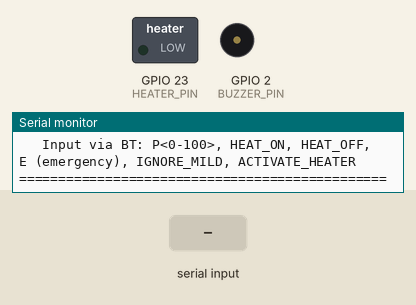
The sketch below on a simulated ESP32. Shown: switched loads named in the sketch (green lamp = pin HIGH), buzzer (waves = sounding, pin HIGH), the last lines printed to the serial monitor. Dashed ring = blinking. The test bench sets the inputs (shaded band). Nothing arrives over Bluetooth unless stated.

Above: at 1.2 s.
1.3 s: "T,45\n" received over Serial
At 1.69 s:
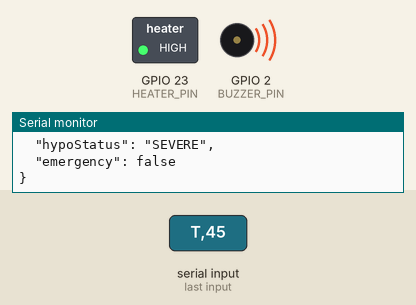
4.3 s: "IGNORE_MILD\n" received over the second serial link
At 4.68 s:
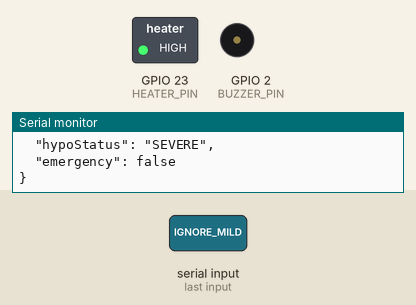
7.3 s: "P90\n" received over the second serial link
At 13.2 s:
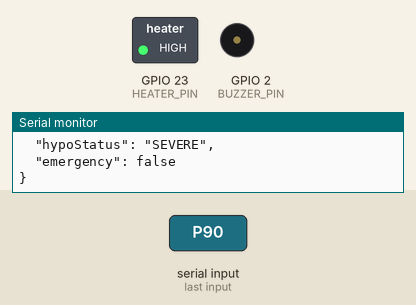
Timing chart, 0 to 14.7 s (numbered marks = the images above; inputs shaded):
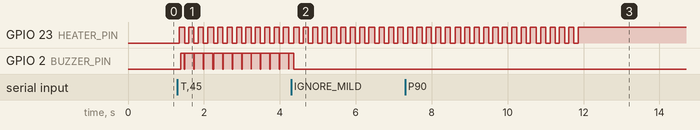

The sketch:

tesHeating_withDummy.ino
```cpp
#include "BluetoothSerial.h"
#include "freertos/FreeRTOS.h"
#include "freertos/task.h"

// =================================
//      PIN & KONFIGURASI
// =================================
#define BUZZER_PIN 2
#define HEATER_PIN 23

// =================================
//      OBJEK & STATUS
// =================================

BluetoothSerial BTSerial;
TaskHandle_t buzzerTaskHandle = NULL;

// Enum untuk status hipotermia
enum HypoStatus { NORMAL, MILD, SEVERE };
HypoStatus currentStatus = NORMAL;

// Variabel data sensor
float bodyTemp = 37.0;
float ambientTemp = 25.0;

// Variabel data GPS (dummy)
float gpsLat = -6.9175; // Contoh: Bandung
float gpsLon = 107.6191;

// Status emergency & pemanas
bool emergencyTriggered = false;
int heaterPowerPercentage = 0;
int lastHeaterPowerPercentage = 50; // Menyimpan setelan daya terakhir, default 50%
bool isHeaterOn = false; // Status ON/OFF pemanas
uint32_t lastMildIgnoreTime = 0;
bool mildIgnored = false;

// Pengaturan waktu
uint32_t lastDataSendTime = 0;
const uint32_t DATA_SEND_INTERVAL_MS = 2000; // Kirim data setiap 2 detik

// Variabel untuk deteksi pemulihan
const int RECOVERY_WINDOW_SECONDS = 20;
float tempHistory[RECOVERY_WINDOW_SECONDS];
int historyIndex = 0;
uint32_t lastHistoryUpdateTime = 0;

// =================================
//      FUNGSI-FUNGSI BUZZER
// =================================

void buzzerLoop(void *parameter) {
  int pattern = *((int*)parameter);
  while (1) {
    if (pattern == 1) { // Pola MILD: Beep setiap 2 detik
      digitalWrite(BUZZER_PIN, HIGH);
      vTaskDelay(200 / portTICK_PERIOD_MS);
      digitalWrite(BUZZER_PIN, LOW);
      vTaskDelay(1800 / portTICK_PERIOD_MS);
    } else if (pattern == 2) { // Pola SEVERE/EMERGENCY: Beep cepat
      digitalWrite(BUZZER_PIN, HIGH);
      vTaskDelay(100 / portTICK_PERIOD_MS);
      digitalWrite(BUZZER_PIN, LOW);
      vTaskDelay(100 / portTICK_PERIOD_MS);
    } else { // Pola tidak diketahui, matikan
      digitalWrite(BUZZER_PIN, LOW);
      vTaskDelete(buzzerTaskHandle);
    }
  }
}

void startBuzzer(int pattern) {
  if (buzzerTaskHandle != NULL) {
    vTaskDelete(buzzerTaskHandle);
  }
  static int task_pattern;
  task_pattern = pattern;
  xTaskCreate(
    buzzerLoop,
    "BuzzerTask",
    1000,
    &task_pattern,
    1,
    &buzzerTaskHandle
  );
  Serial.printf("[BUZZER] Pola %d diaktifkan.\n", pattern);
}

void stopBuzzer() {
  if (buzzerTaskHandle != NULL) {
    vTaskDelete(buzzerTaskHandle);
    buzzerTaskHandle = NULL;
  }
  digitalWrite(BUZZER_PIN, LOW);
  Serial.println("[BUZZER] Buzzer dimatikan.");
}


// =================================
//      FUNGSI SETUP
// =================================
void setup() {
  Serial.begin(115200);
  BTSerial.begin("JaketPemanas_ESP32");

  pinMode(BUZZER_PIN, OUTPUT);
  pinMode(HEATER_PIN, OUTPUT);

  setHeaterPower(0);

  for (int i = 0; i < RECOVERY_WINDOW_SECONDS; i++) {
    tempHistory[i] = 37.0;
  }

  Serial.println("\n===============================================");
  Serial.println("Sistem Kontrol Jaket Pemanas Siap.");
  Serial.println("-----------------------------------------------");
  Serial.println("-> Input via Serial Monitor:");
  Serial.println("   - Suhu Tubuh: T<nilai>");
  Serial.println("   - Suhu Lingkungan: L<nilai>");
  Serial.println("   - Kontrol: HEAT_ON, HEAT_OFF");
  Serial.println("-----------------------------------------------");
  Serial.println("-> Perangkat Bluetooth siap: 'JaketPemanas_ESP32'");
  Serial.println("   Input via BT: P<0-100>, HEAT_ON, HEAT_OFF, E (emergency), IGNORE_MILD, ACTIVATE_HEATER");
  Serial.println("===============================================");
}

// =================================
//      FUNGSI LOOP UTAMA
// =================================
void loop() {
  handleAppInput();
  handleSerialMonitorInput();
  checkHypothermiaStatus();

  if (millis() - lastDataSendTime >= DATA_SEND_INTERVAL_MS) {
    sendDataToApp();
    lastDataSendTime = millis();
  }

  if (millis() - lastHistoryUpdateTime >= 1000) {
    tempHistory[historyIndex] = bodyTemp;
    historyIndex = (historyIndex + 1) % RECOVERY_WINDOW_SECONDS;
    lastHistoryUpdateTime = millis();
  }

  delay(100);
}

// =================================
//      FUNGSI-FUNGSI PEMBANTU
// =================================

void setHeaterPower(int powerPercent) {
  powerPercent = constrain(powerPercent, 0, 100);
  heaterPowerPercentage = powerPercent;

  if (powerPercent > 0) {
    isHeaterOn = true;
    lastHeaterPowerPercentage = powerPercent;
  } else {
    isHeaterOn = false;
  }

  int dutyCycle = map(heaterPowerPercentage, 0, 100, 0, 255);
  analogWrite(HEATER_PIN, dutyCycle);
  Serial.printf("[INFO] Pemanas diatur ke %d%%. Status: %s. (Setting terakhir: %d%%)\n", heaterPowerPercentage, isHeaterOn ? "ON" : "OFF", lastHeaterPowerPercentage);
}

void handleAppInput() {
  if (BTSerial.available() > 0) {
    String input = BTSerial.readStringUntil('\n');
    input.trim();
    input.toUpperCase();
    Serial.printf("[BT_IN] Diterima: %s\n", input.c_str());

    if (input.startsWith("E")) {
      emergencyTriggered = true;
      Serial.println("[ALERT] Tombol darurat diaktifkan via App!");
      startBuzzer(2); // Pola buzzer cepat
      sendDataToApp();
      emergencyTriggered = false;
      return;
    }

    if (input == "IGNORE_MILD") {
        if (currentStatus == MILD) {
            stopBuzzer();
            mildIgnored = true;
            lastMildIgnoreTime = millis();
            String jsonResponse = "{\"status\":\"OK\",\"message\":\"Peringatan MILD diabaikan.\"}";
            BTSerial.println(jsonResponse);
        } else {
            String jsonResponse = "{\"status\":\"ERROR\",\"message\":\"Tidak ada peringatan MILD yang aktif.\"}";
            BTSerial.println(jsonResponse);
        }
        return;
    }

    if (input == "ACTIVATE_HEATER") {
        if (currentStatus == MILD) {
            setHeaterPower(lastHeaterPowerPercentage);
            stopBuzzer();
            mildIgnored = false; // User took action, so reset ignore
            String jsonResponse = "{\"status\":\"OK\",\"message\":\"Pemanas diaktifkan sesuai permintaan.\"}";
            BTSerial.println(jsonResponse);
        } else {
            String jsonResponse = "{\"status\":\"ERROR\",\"message\":\"Perintah hanya berlaku pada status MILD.\"}";
            BTSerial.println(jsonResponse);
        }
        return;
    }

    if (input == "HEAT_ON") {
      if (currentStatus != SEVERE) {
        setHeaterPower(lastHeaterPowerPercentage);
        String jsonResponse = "{\"status\":\"OK\",\"message\":\"Heater ON to " + String(lastHeaterPowerPercentage) + "%%\"}";
        BTSerial.println(jsonResponse);
      } else {
        Serial.println("[WARN] Perintah HEAT_ON ditolak. Status SEVERE aktif.");
        String jsonResponse = "{\"status\":\"ERROR\",\"message\":\"Command denied in SEVERE state.\"}";
        BTSerial.println(jsonResponse);
      }
      return;
    }

    if (input == "HEAT_OFF") {
      if (currentStatus != SEVERE) {
        setHeaterPower(0);
        String jsonResponse = "{\"status\":\"OK\",\"message\":\"Heater OFF\"}";
        BTSerial.println(jsonResponse);
      } else {
        Serial.println("[WARN] Perintah HEAT_OFF ditolak. Status SEVERE aktif.");
        String jsonResponse = "{\"status\":\"ERROR\",\"message\":\"Command denied in SEVERE state.\"}";
        BTSerial.println(jsonResponse);
      }
      return;
    }

    if (input.startsWith("P")) {
      int powerValue = input.substring(1).toInt();
      if (currentStatus != SEVERE) {
        setHeaterPower(powerValue);
        String jsonResponse = "{\"status\":\"OK\",\"message\":\"Heater power set to " + String(powerValue) + "%%\"}";
        BTSerial.println(jsonResponse);
      } else {
        Serial.println("[WARN] Pengaturan manual ditolak. Status SEVERE aktif.");
        String jsonResponse = "{\"status\":\"ERROR\",\"message\":\"Manual control denied in SEVERE state.\"}";
        BTSerial.println(jsonResponse);
      }
      return;
    }
  }
}

void handleSerialMonitorInput() {
  if (Serial.available() > 0) {
    String input = Serial.readStringUntil('\n');
    input.trim();
    input.toUpperCase();
    Serial.printf("[SERIAL_IN] Diterima: %s\n", input.c_str());

    if (input == "HEAT_ON") {
      if (currentStatus != SEVERE) {
        setHeaterPower(lastHeaterPowerPercentage);
      } else {
        Serial.println("[WARN] Perintah HEAT_ON ditolak. Status SEVERE aktif.");
      }
      return;
    }

    if (input == "HEAT_OFF") {
      if (currentStatus != SEVERE) {
        setHeaterPower(0);
      } else {
        Serial.println("[WARN] Perintah HEAT_OFF ditolak. Status SEVERE aktif.");
      }
      return;
    }

    if (input.startsWith("T")) {
      bodyTemp = input.substring(1).toFloat();
      Serial.printf("[SERIAL_IN] Suhu Tubuh diperbarui: %.2f C\n", bodyTemp);
    } else if (input.startsWith("L")) {
      ambientTemp = input.substring(1).toFloat();
      Serial.printf("[SERIAL_IN] Suhu Lingkungan diperbarui: %.2f C\n", ambientTemp);
    }
  }
}

void checkHypothermiaStatus() {
  HypoStatus lastStatus = currentStatus;

  if (bodyTemp < 32.0) {
    currentStatus = SEVERE;
  } else if (bodyTemp < 36.0) {
    if (currentStatus != SEVERE) {
       currentStatus = MILD;
    }
  } else {
    currentStatus = NORMAL;
  }

  if (currentStatus != lastStatus) {
    Serial.printf("[STATUS] Perubahan: %s -> %s\n", statusToString(lastStatus), statusToString(currentStatus));
    switch (currentStatus) {
      case NORMAL:
        stopBuzzer();
        setHeaterPower(0);
        mildIgnored = false; // Reset ignore status on recovery
        break;
      case MILD:
        if (!mildIgnored) { // Only notify if not currently ignored
          startBuzzer(1); // Pola buzzer lambat
          String jsonResponse = "{\"status\":\"WARNING\",\"warning_type\":\"MILD\",\"message\":\"Suhu tubuh rendah! Aktifkan pemanas?\"}";
          BTSerial.println(jsonResponse);
        }
        break;
      case SEVERE:
        startBuzzer(2); // Pola buzzer cepat
        setHeaterPower(100);
        mildIgnored = false; // Severe state overrides mild ignore
        {
          String jsonResponse = "{\"status\":\"ALERT\",\"alert_type\":\"SEVERE\",\"message\":\"Kondisi kritis! Pemanas diaktifkan secara otomatis.\"}";
          BTSerial.println(jsonResponse);
        }
        break;
    }
    sendDataToApp();
  } else { // currentStatus == lastStatus
    if (currentStatus == MILD && mildIgnored) {
      // Check for re-notification after 15 minutes
      const uint32_t MILD_REMINDER_INTERVAL_MS = 6 * 1000; // 15 minutes, tpi utk tes 6 detik saja
      if (millis() - lastMildIgnoreTime >= MILD_REMINDER_INTERVAL_MS) {
        Serial.println("[REMINDER] MILD condition persists after 15 minutes. Re-notifying.");
        mildIgnored = false; // Reset ignore status to allow re-notification
        startBuzzer(1); // Re-activate MILD buzzer pattern
        String jsonResponse = "{\"status\":\"WARNING\",\"warning_type\":\"MILD_REMINDER\",\"message\":\"Suhu tubuh masih rendah setelah 15 menit. Aktifkan pemanas?\"}";
        BTSerial.println(jsonResponse); // Send updated data to app
      }
    } else if (currentStatus == SEVERE) {
      checkRecovery();
    }
  }
}

void checkRecovery() {
  int aboveCount = 0;
  for (int i = 0; i < RECOVERY_WINDOW_SECONDS; i++) {
    if (tempHistory[i] > 32.0) {
      aboveCount++;
    }
  }

  if (aboveCount > RECOVERY_WINDOW_SECONDS / 2) {
    Serial.println("[RECOVERY] Kondisi membaik. Kembali ke status MILD.");
    currentStatus = MILD;
    setHeaterPower(0);
    startBuzzer(1); // Kembali ke peringatan MILD
    {
      String jsonResponse = "{\"status\":\"WARNING\",\"warning_type\":\"MILD\",\"message\":\"Kondisi membaik, pemanas dinonaktifkan. Suhu masih rendah.\"}";
      BTSerial.println(jsonResponse);
    }
  }
}

const char* statusToString(HypoStatus status) {
  switch (status) {
    case NORMAL: return "NORMAL";
    case MILD:   return "MILD";
    case SEVERE: return "SEVERE";
    default:     return "UNKNOWN";
  }
}

void sendDataToApp() {
  String json = "{\n";
  json += "  \"bodyTemp\": " + String(bodyTemp, 2) + ",\n";
  json += "  \"envTemp\": " + String(ambientTemp, 2) + ",\n";
  json += "  \"heaterPower\": " + String(heaterPowerPercentage) + ",\n";
  json += "  \"isHeaterOn\": " + String(isHeaterOn ? "true" : "false") + ",\n";
  json += "  \"gps\": { \"lat\": " + String(gpsLat, 4) + ", \"lon\": " + String(gpsLon, 4) + " },\n";
  json += String("  \"hypoStatus\": \"") + statusToString(currentStatus) + "\",\n";
  json += "  \"emergency\": " + String(emergencyTriggered ? "true" : "false") + "\n";
  json += "}";

  Serial.println("-- Mengirim data ke App (via BT) --");
  Serial.println(json);
  BTSerial.println(json);
}
```

Measured:
- after the input at 1.3 s, GPIO 23 (HEATER_PIN): alternates HIGH for 0.14 s and LOW for 0.11 s, starting after 0.05 s; GPIO 2 (BUZZER_PIN): LOW → HIGH after 0.09 s, then repeats every 0.25 s: LOW 0.01 s, HIGH 0.24 s
- after the input at 4.3 s, GPIO 2 (BUZZER_PIN): HIGH → LOW after 0.07 s
